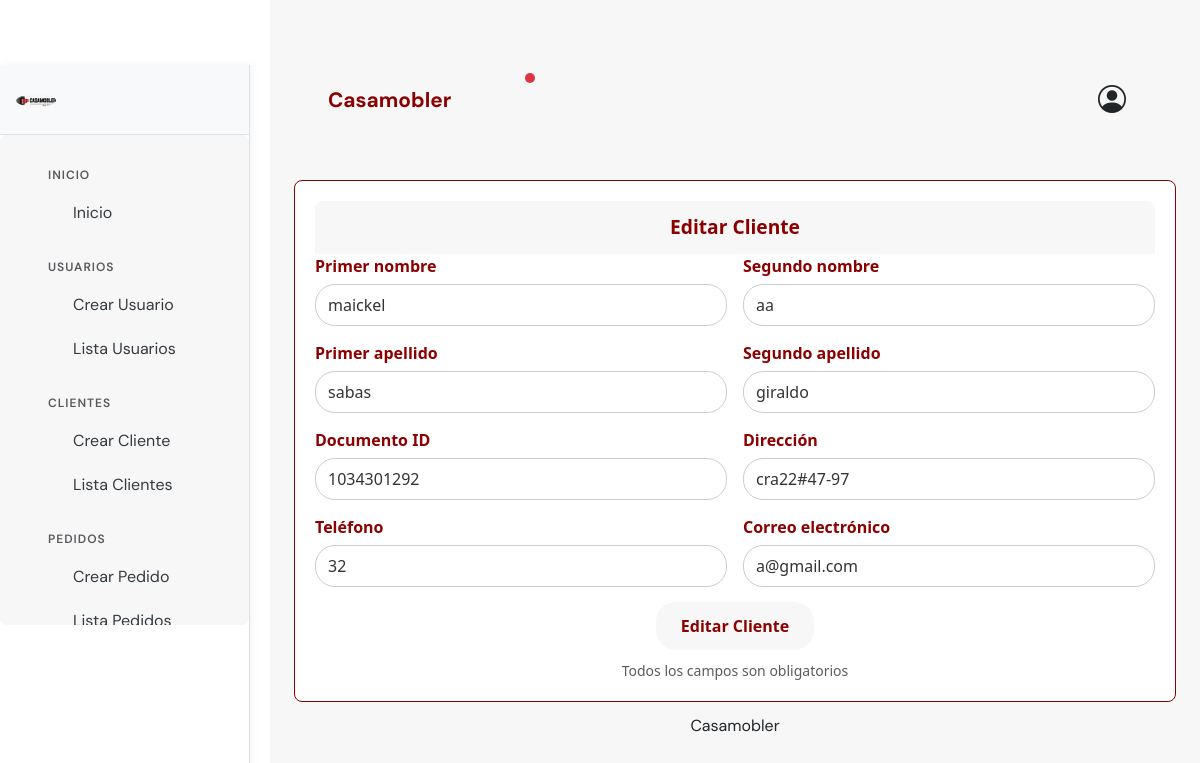
Page /clientes/editar/1/ on the committed database.
### Casamobler/models.py (models this page shows, shortened)
class Cliente(models.Model):
    p_nombrec = models.CharField(max_length=100, null=True, blank=True)
    s_nombrec = models.CharField(max_length=100, null=True, blank=True)
    p_apellidoc = models.CharField(max_length=100, null=True, blank=True)
    s_apellidoc = models.CharField(max_length=100, null=True, blank=True)
    documento_id = models.DecimalField(max_digits=11, decimal_places=0, null=True, blank=True)
    direccion = models.TextField(null=True, blank=True)
    telefono = models.DecimalField(max_digits=10, decimal_places=0, null=True, blank=True)
    correo_electronico = models.CharField(max_length=100, null=True, blank=True)

### Casamobler/views.py (the view, shortened to what this page needs)
# urls.py: path('clientes/editar/<int:id>/', views.editar_cliente, name='editar_cliente'),
def editar_cliente(request, id):
    cliente = get_object_or_404(Cliente, id=id)
    return render(request, 'cliente/editar_cliente.html', {'cliente': cliente})

### Casamobler/templates/cliente/editar_cliente.html (shortened to what this page needs)
{% extends 'base.html' %}
{% block content %}
<div class="form-container">
    <div class="form-header">
        Editar  Cliente
    </div>
    <form method="POST" action="{% url 'crear_cliente' %}">
        <div class="form-row">
            <div class="form-col">
                <label for="nombre" class="form-label">Primer nombre</label>
                <input type="text" value = "{{ cliente.p_nombrec }}" type="text" class="form-input" id="nombre" name="p_nombrec" placeholder="Ingrese el nombre" required>
            </div>
            <div class="form-col">
                <label for="s_nombre" class="form-label">Segundo nombre</label>
                <input type="text" value = "{{ cliente.s_nombrec }}" type="text" class="form-input" id="s_nombre" name="s_nombrec" placeholder="Ingrese el segundo nombre">
            </div>
        </div>
        <div class="form-row">
            <div class="form-col">
                <label for="apellido" class="form-label">Primer apellido</label>
                <input type="text" value = "{{ cliente.p_apellidoc }}" type="text" class="form-input" id="apellido" name="p_apellidoc" placeholder="Ingrese el apellido" required>
            </div>
            <div class="form-col">
                <label for="s_apellido" class="form-label">Segundo apellido</label>
                <input type="text" value = "{{ cliente.s_apellidoc }}" type="text" class="form-input" id="s_apellido" name="s_apellidoc" placeholder="Ingrese el segundo apellido">
            </div>
        </div>
        <div class="form-row">
            <div class="form-col">
                <label for="documento_id" class="form-label">Documento ID</label>
                <input type="text" value = "{{ cliente.documento_id }}" type="text" class="form-input" id="documento_id" name="documento_id" placeholder="Ingrese el documento id" required>
            </div>
            <div class="form-col">
                <label for="direccion" class="form-label">Dirección</label>
                <input type="text" value = "{{ cliente.direccion }}" type="text" class="form-input" id="direccion" name="direccion" placeholder="Ingrese la dirección" required>
            </div>
        </div>
        <div class="form-row">
            <div class="form-col">
                <label for="telefono" class="form-label">Teléfono</label>
                <input type="text" value = "{{ cliente.telefono }}" type="text" class="form-input" id="telefono" name="telefono" placeholder="Ingrese el teléfono" required>
            </div>
            <div class="form-col">
                <label for="email" class="form-label">Correo electrónico</label>
                <input type="email" value = "{{ cliente.correo_electronico }}" type="email" class="form-input" id="email" name="correo_electronico" placeholder="usuario@correo.com" required>
            </div>
        </div>
        <button type="submit" class="form-button">
            Editar Cliente
        </button>
    </form>
    <div class="text-center text-muted small" style="margin-top:10px;">
        Todos los campos son obligatorios
    </div>
</div>
{% endblock %}

### rows in the picture
Cliente: p_nombrec "maickel", s_nombrec "aa", p_apellidoc "sabas", s_apellidoc "giraldo", documento_id "1034301292", direccion "cra22#47-97", telefono "32", correo_electronico "a@gmail.com"
